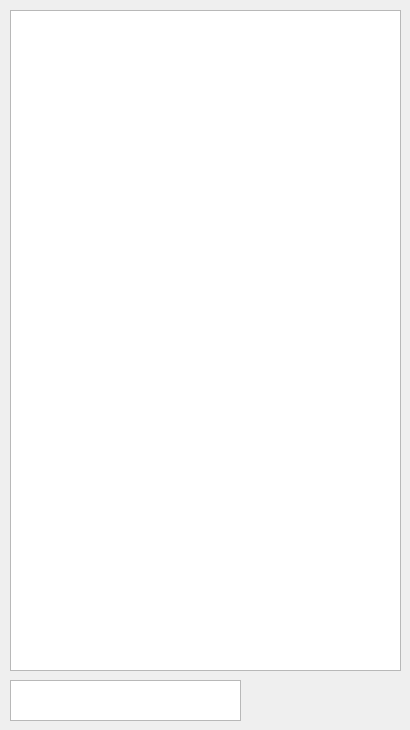
   <widget class="QWidget" name="Location">
    <attribute name="title">
     <string>Location</string>
    </attribute>
    <widget class="QTextEdit" name="textEdit_3">
     <property name="geometry">
      <rect>
       <x>10</x>
       <y>680</y>
       <width>231</width>
       <height>41</height>
      </rect>
     </property>
    </widget>
    <widget class="QTextEdit" name="textEdit_4">
     <property name="geometry">
      <rect>
       <x>10</x>
       <y>10</y>
       <width>391</width>
       <height>661</height>
      </rect>
     </property>
     <property name="html">
      <string>&lt;!DOCTYPE HTML PUBLIC &quot;-//W3C//DTD HTML 4.0//EN&quot; &quot;http://www.w3.org/TR/REC-html40/strict.dtd&quot;&gt;
&lt;html&gt;&lt;head&gt;&lt;meta name=&quot;qrichtext&quot; content=&quot;1&quot; /&gt;&lt;meta charset=&quot;utf-8&quot; /&gt;&lt;style type=&quot;text/css&quot;&gt;
p, li { white-space: pre-wrap; }
hr { height: 1px; border-width: 0; }
li.unchecked::marker { content: &quot;\2610&quot;; }
li.checked::marker { content: &quot;\2612&quot;; }
&lt;/style&gt;&lt;/head&gt;&lt;body style=&quot; font-family:'Segoe UI'; font-size:9pt; font-weight:400; font-style:normal;&quot;&gt;
&lt;p style=&quot;-qt-paragraph-type:empty; margin-top:12px; margin-bottom:12px; margin-left:0px; margin-right:0px; -qt-block-indent:0; text-indent:0px; font-family:'Sans Serif'; font-size:large; font-weight:700;&quot;&gt;&lt;br /&gt;&lt;/p&gt;&lt;/body&gt;&lt;/html&gt;</string>
     </property>
    </widget>
    <widget class="QPushButton" name="pushButton_3">
     <property name="geometry">
      <rect>
       <x>250</x>
       <y>680</y>
       <width>150</width>
       <height>41</height>
      </rect>
     </property>
     <property name="maximumSize">
      <size>
       <width>150</width>
       <height>16777215</height>
      </size>
     </property>
     <property name="styleSheet">
      <string notr="true">QPushButton {
	background: none;
	border:none;
	image: url(:/images/images/SS_PB_SMCW_Search.png);
    }
QPushButton:hover {
	image: url(:/images/images/SS_PB_SMCW_Search_hover.png);
}
QPushButton:pressed {
	image: url(:/images/images/SS_PB_SMCW_Search_push.png);
}</string>
     </property>
     <property name="text">
      <string/>
     </property>
    </widget>
   </widget>
